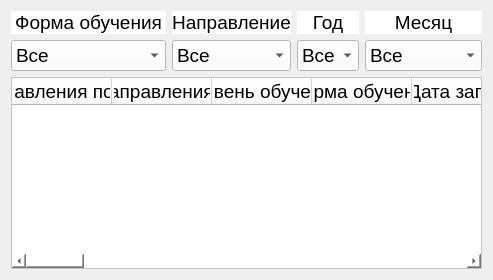
          <widget class="QWidget" name="CSET">
           <attribute name="title">
            <string>ККМТ</string>
           </attribute>
           <layout class="QGridLayout" name="gridLayout_10">
            <item row="0" column="0">
             <layout class="QGridLayout" name="grid_layout_CSET">
              <item row="0" column="0">
               <widget class="QLabel" name="foe_label_CSET">
                <property name="maximumSize">
                 <size>
                  <width>16777215</width>
                  <height>28</height>
                 </size>
                </property>
                <property name="font">
                 <font>
                  <pointsize>14</pointsize>
                 </font>
                </property>
                <property name="focusPolicy">
                 <enum>Qt::NoFocus</enum>
                </property>
                <property name="styleSheet">
                 <string notr="true">background-color: rgb(255, 255, 255);</string>
                </property>
                <property name="text">
                 <string>Форма обучения</string>
                </property>
                <property name="alignment">
                 <set>Qt::AlignCenter</set>
                </property>
               </widget>
              </item>
              <item row="1" column="0">
               <widget class="QComboBox" name="foe_combo_box_CSET">
                <property name="font">
                 <font>
                  <pointsize>14</pointsize>
                 </font>
                </property>
                <property name="styleSheet">
                 <string notr="true">background-color: rgb(255, 255, 255);</string>
                </property>
                <item>
                 <property name="text">
                  <string>Все</string>
                 </property>
                </item>
                <item>
                 <property name="text">
                  <string>Очная</string>
                 </property>
                </item>
                <item>
                 <property name="text">
                  <string>Очно-заочная</string>
                 </property>
                </item>
                <item>
                 <property name="text">
                  <string>Заочная</string>
                 </property>
                </item>
               </widget>
              </item>
              <item row="0" column="1">
               <widget class="QLabel" name="direction_label_CSET">
                <property name="maximumSize">
                 <size>
                  <width>16777215</width>
                  <height>28</height>
                 </size>
                </property>
                <property name="font">
                 <font>
                  <pointsize>14</pointsize>
                 </font>
                </property>
                <property name="focusPolicy">
                 <enum>Qt::NoFocus</enum>
                </property>
                <property name="styleSheet">
                 <string notr="true">background-color: rgb(255, 255, 255);</string>
                </property>
                <property name="text">
                 <string>Направление</string>
                </property>
                <property name="alignment">
                 <set>Qt::AlignCenter</set>
                </property>
               </widget>
              </item>
              <item row="1" column="2">
               <widget class="QComboBox" name="year_combo_box_CSET">
                <property name="font">
                 <font>
                  <pointsize>14</pointsize>
                 </font>
                </property>
                <property name="styleSheet">
                 <string notr="true">background-color: rgb(255, 255, 255);</string>
                </property>
                <item>
                 <property name="text">
                  <string>Все</string>
                 </property>
                </item>
               </widget>
              </item>
              <item row="0" column="2">
               <widget class="QLabel" name="year_label_CSET">
                <property name="maximumSize">
                 <size>
                  <width>16777215</width>
                  <height>28</height>
                 </size>
                </property>
                <property name="font">
                 <font>
                  <pointsize>14</pointsize>
                 </font>
                </property>
                <property name="focusPolicy">
                 <enum>Qt::NoFocus</enum>
                </property>
                <property name="styleSheet">
                 <string notr="true">background-color: rgb(255, 255, 255);</string>
                </property>
                <property name="frameShape">
                 <enum>QFrame::NoFrame</enum>
                </property>
                <property name="text">
                 <string>Год</string>
                </property>
                <property name="alignment">
                 <set>Qt::AlignCenter</set>
                </property>
               </widget>
              </item>
              <item row="1" column="3">
               <widget class="QComboBox" name="month_combo_box_CSET">
                <property name="font">
                 <font>
                  <pointsize>14</pointsize>
                 </font>
                </property>
                <property name="styleSheet">
                 <string notr="true">background-color: rgb(255, 255, 255);</string>
                </property>
                <item>
                 <property name="text">
                  <string>Все</string>
                 </property>
                </item>
                <item>
                 <property name="text">
                  <string>Январь</string>
                 </property>
                </item>
                <item>
                 <property name="text">
                  <string>Февраль</string>
                 </property>
                </item>
                <item>
                 <property name="text">
                  <string>Март</string>
                 </property>
                </item>
                <item>
                 <property name="text">
                  <string>Апрель</string>
                 </property>
                </item>
                <item>
                 <property name="text">
                  <string>Май</string>
                 </property>
                </item>
                <item>
                 <property name="text">
                  <string>Июнь</string>
                 </property>
                </item>
                <item>
                 <property name="text">
                  <string>Июль</string>
                 </property>
                </item>
                <item>
                 <property name="text">
                  <string>Август</string>
                 </property>
                </item>
                <item>
                 <property name="text">
                  <string>Сентябрь</string>
                 </property>
                </item>
                <item>
                 <property name="text">
                  <string>Октябрь</string>
                 </property>
                </item>
                <item>
                 <property name="text">
                  <string>Ноябрь</string>
                 </property>
                </item>
                <item>
                 <property name="text">
                  <string>Декабрь</string>
                 </property>
                </item>
               </widget>
              </item>
              <item row="1" column="1">
               <widget class="QComboBox" name="direction_combo_box_CSET">
                <property name="font">
                 <font>
                  <pointsize>14</pointsize>
                 </font>
                </property>
                <property name="styleSheet">
                 <string notr="true">background-color: rgb(255, 255, 255);</string>
                </property>
                <item>
                 <property name="text">
                  <string>Все</string>
                 </property>
                </item>
               </widget>
              </item>
              <item row="0" column="3">
               <widget class="QLabel" name="month_label_CSET">
                <property name="maximumSize">
                 <size>
                  <width>16777215</width>
                  <height>28</height>
                 </size>
                </property>
                <property name="font">
                 <font>
                  <pointsize>14</pointsize>
                 </font>
                </property>
                <property name="focusPolicy">
                 <enum>Qt::NoFocus</enum>
                </property>
                <property name="styleSheet">
                 <string notr="true">background-color: rgb(255, 255, 255);</string>
                </property>
                <property name="text">
                 <string>Месяц</string>
                </property>
                <property name="alignment">
                 <set>Qt::AlignCenter</set>
                </property>
               </widget>
              </item>
             </layout>
            </item>
            <item row="1" column="0">
             <widget class="QTableWidget" name="table_widget_CSET">
              <property name="font">
               <font>
                <pointsize>14</pointsize>
               </font>
              </property>
              <property name="styleSheet">
               <string notr="true">background-color: rgb(255, 255, 255);</string>
              </property>
              <column>
               <property name="text">
                <string>Код направления подготовки</string>
               </property>
              </column>
              <column>
               <property name="text">
                <string>Названия направления подготовки</string>
               </property>
              </column>
              <column>
               <property name="text">
                <string>Уровень обучения</string>
               </property>
              </column>
              <column>
               <property name="text">
                <string>Форма обучения</string>
               </property>
              </column>
              <column>
               <property name="text">
                <string>Дата записи</string>
               </property>
              </column>
              <column>
               <property name="text">
                <string>Курс</string>
               </property>
              </column>
              <column>
               <property name="text">
                <string>Всего зачислено</string>
               </property>
              </column>
              <column>
               <property name="text">
                <string>Из них лица с ОВЗ, инвалиды, дети-инвалиды (всего зачислено)</string>
               </property>
              </column>
              <column>
               <property name="text">
                <string>Из них на места в рамках квоты целевого приема (всего зачислено)</string>
               </property>
              </column>
              <column>
               <property name="text">
                <string>Из них иностранные граждане (всего зачислено)</string>
               </property>
              </column>
              <column>
               <property name="text">
                <string>Всего отчислено</string>
               </property>
              </column>
              <column>
               <property name="text">
                <string>Из них лица с ОВЗ, инвалиды, дети-инвалиды (всего отчислено)</string>
               </property>
              </column>
              <column>
               <property name="text">
                <string>Из них на места в рамках квоты целевого приема (всего отчислено)</string>
               </property>
              </column>
              <column>
               <property name="text">
                <string>Из них иностранные граждане (всего отчислено)</string>
               </property>
              </column>
              <column>
               <property name="text">
                <string>Зачислено за счет бюджетных ассигнований бюджета субъекта РФ</string>
               </property>
              </column>
              <column>
               <property name="text">
                <string>Из них лица с ОВЗ, инвалиды, дети-инвалиды (зачислено бюджет)</string>
               </property>
              </column>
              <column>
               <property name="text">
                <string>Из них на места в рамках квоты целевого приема (зачислено бюджет)</string>
               </property>
              </column>
              <column>
               <property name="text">
                <string>Из них иностранные граждане (зачислено бюджет)</string>
               </property>
              </column>
              <column>
               <property name="text">
                <string>Зачислено по договорам об оказании платных образовательных услуг</string>
               </property>
              </column>
              <column>
               <property name="text">
                <string>Из них лица с ОВЗ, инвалиды, дети-инвалиды (зачислено платное)</string>
               </property>
              </column>
              <column>
               <property name="text">
                <string>Из них на места в рамках квоты целевого приема (зачислено платное)</string>
               </property>
              </column>
              <column>
               <property name="text">
                <string>Из них иностранные граждане (зачислено платное)</string>
               </property>
              </column>
              <column>
               <property name="text">
                <string>Отчислено за счет бюджетных ассигнований бюджета субъекта РФ</string>
               </property>
              </column>
              <column>
               <property name="text">
                <string>Из них лица с ОВЗ, инвалиды, дети-инвалиды (отчислено бюджет)</string>
               </property>
              </column>
              <column>
               <property name="text">
                <string>Из них на места в рамках квоты целевого приема (отчислено бюджет)</string>
               </property>
              </column>
              <column>
               <property name="text">
                <string>Из них иностранные граждане (отчислено бюджет)</string>
               </property>
              </column>
              <column>
               <property name="text">
                <string>Отчислено по договорам об оказании платных образовательных услуг</string>
               </property>
              </column>
              <column>
               <property name="text">
                <string>Из них лица с ОВЗ, инвалиды, дети-инвалиды (отчислено платное)</string>
               </property>
              </column>
              <column>
               <property name="text">
                <string>Из них на места в рамках квоты целевого приема (отчислено платное)</string>
               </property>
              </column>
              <column>
               <property name="text">
                <string>Из них иностранные граждане (отчислено платное)</string>
               </property>
              </column>
             </widget>
            </item>
           </layout>
          </widget>
